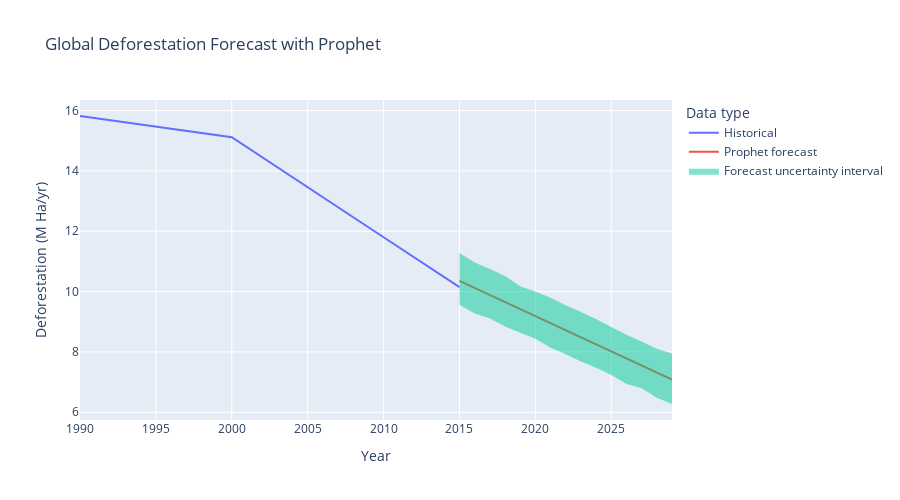

Notebook code for this chart:
### Markdown cell above
# Global forecast with Prophet

### Code cell
# !pip install prophet

from prophet import Prophet
import plotly.graph_objects as go

# Prepare global time series (World)

df_world_ts = df[df["Entity"] == "World"][["Year", "Deforestation"]].dropna().copy()
df_world_ts = df_world_ts.sort_values("Year")

# Prophet expects columns: ds (datetime) and y (target value)
df_world_ts["y"] = df_world_ts["Deforestation"] / 1_000_000  # Convert to M Ha/yr
df_world_ts["ds"] = pd.to_datetime(df_world_ts["Year"].astype(int).astype(str) + "-01-01")

ts_world = df_world_ts[["ds", "y"]]

last_year = df_world_ts["Year"].max()

print("Historical years:", df_world_ts["Year"].min(), "→", last_year)

# Define and fit Prophet model

prophet_model = Prophet(
    yearly_seasonality=False,  # Yearly seasonality not critical for this annual series
    weekly_seasonality=False,
    daily_seasonality=False
)
prophet_model.fit(ts_world)

# Create future dataframe up to 2030

# Calculate how many years to forecast ahead (assuming up to 2030)
target_year = 2030
n_future_years = max(0, target_year - last_year)

future_df = prophet_model.make_future_dataframe(
    periods=n_future_years,
    freq="Y"   # Yearly frequency
)

forecast = prophet_model.predict(future_df)

# Extract only future part (after last historical year)
forecast_future = forecast[forecast["ds"] > df_world_ts["ds"].max()].copy()
forecast_future["Year"] = forecast_future["ds"].dt.year

# Plot historical data + Prophet forecast + uncertainty interval

fig_prophet = go.Figure()

# 历史折线 Historical line
fig_prophet.add_trace(
    go.Scatter(
        x=df_world_ts["Year"],
        y=df_world_ts["y"],
        mode="lines",
        name="Historical"
    )
)

# Forecast mean line
fig_prophet.add_trace(
    go.Scatter(
        x=forecast_future["Year"],
        y=forecast_future["yhat"],
        mode="lines",
        name="Prophet forecast"
    )
)

# Uncertainty band (yhat_lower, yhat_upper)
fig_prophet.add_trace(
    go.Scatter(
        x=list(forecast_future["Year"]) + list(forecast_future["Year"][::-1]),
        y=list(forecast_future["yhat_upper"]) + list(forecast_future["yhat_lower"][::-1]),
        fill="toself",
        name="Forecast uncertainty interval",
        hoverinfo="skip",
        line=dict(width=0)
    )
)

fig_prophet.update_layout(
    title=(
        "Global Deforestation Forecast with Prophet<br>"
    ),
    xaxis_title="Year",
    yaxis_title="Deforestation (M Ha/yr)",
    legend_title="Data type",
    height=500
)

fig_prophet.show()

### Figure 1 — Plotly figure (JSON) as saved in the notebook; plotly's stock layout.template omitted (floating-point values rounded to 4 significant figures)
{"data": [{"mode": "lines", "name": "Historical", "type": "scatter", "x": [1990, 2000, 2010, 2015], "y": [15.82, 15.12, 11.8, 10.15]}, {"mode": "lines", "name": "Prophet forecast", "type": "scatter", "x": [2015, 2016, 2017, 2018, 2019, 2020, 2021, 2022, 2023, 2024, 2025, 2026, 2027, 2028, 2029], "y": [10.36, 10.12, 9.888, 9.655, 9.421, 9.187, 8.953, 8.719, 8.485, 8.251, 8.017, 7.784, 7.55, 7.316, 7.082]}, {"fill": "toself", "hoverinfo": "skip", "line": {"width": 0}, "name": "Forecast uncertainty interval", "type": "scatter", "x": [2015, 2016, 2017, 2018, 2019, 2020, 2021, 2022, 2023, 2024, 2025, 2026, 2027, 2028, 2029, 2029, 2028, 2027, 2026, 2025, 2024, 2023, 2022, 2021, 2020, 2019, 2018, 2017, 2016, 2015], "y": [11.28, 10.96, 10.75, 10.52, 10.17, 9.999, 9.792, 9.543, 9.324, 9.095, 8.824, 8.568, 8.345, 8.104, 7.947, 6.274, 6.479, 6.798, 6.939, 7.231, 7.479, 7.679, 7.924, 8.135, 8.438, 8.629, 8.841, 9.106, 9.272, 9.565]}], "layout": {"height": 500, "legend": {"title": {"text": "Data type"}}, "title": {"text": "Global Deforestation Forecast with Prophet<br>"}, "xaxis": {"title": {"text": "Year"}}, "yaxis": {"title": {"text": "Deforestation (M Ha/yr)"}}}}
